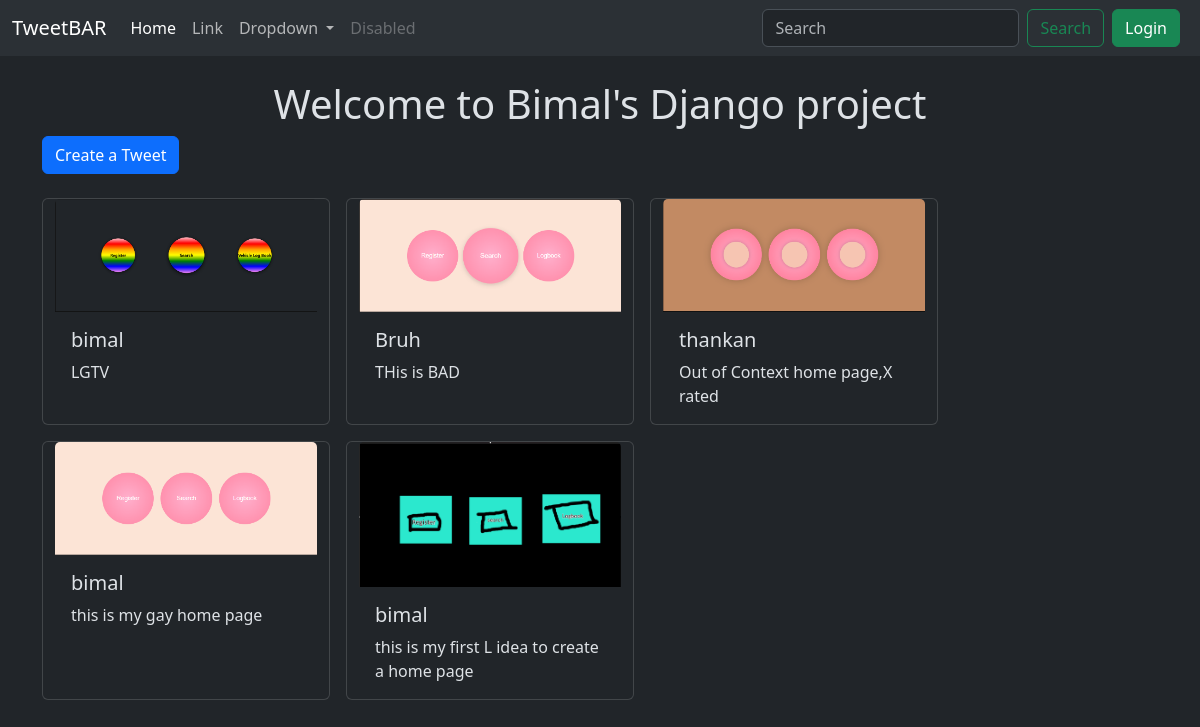
Screenshot of /tweet/ with the database file from the repository.
### tweet/models.py (models this page shows, shortened)
class Tweet(models.Model):
    user=models.ForeignKey(User,on_delete=models.CASCADE)
    text=models.TextField(max_length=240)
    photo=models.ImageField(upload_to="photos/",blank=True,null=True)
    created_at=models.DateTimeField(auto_now_add=True)
    updated_at=models.DateTimeField(auto_now=True)

### tweet/views.py (the view)
# urls.py: path('',views.tweet_list,name='tweet_list'),
def tweet_list(request):
    tweets=Tweet.objects.all().order_by('-created_at')
    return render(request,'tweet_list.html',{'tweets':tweets})

### tweet/templates/tweet_list.html (shortened to what this page needs)
{% extends "layout.html" %}
{% block content %}
<h1 class="text-center mt-4">Welcome to Bimal's Django project</h1>
<a class="btn btn-primary mb-4" href="{% url 'tweet_create' %}">Create a Tweet</a>
<div class="container row gap-3">
{% for tweet in tweets %}
    <div class="card" style="width: 18rem;">
        <img src="{{tweet.photo.url}}" class="card-img-top" alt="...">
        <div class="card-body">
        <h5 class="card-title">{{tweet.user.username}}</h5>
        <p class="card-text">{{ tweet.text }}</p>
        </div>
    </div>
    {% endfor %}
</div>
{% endblock %}

### rows the page displays
Tweet: photo (picture), user.username "bimal", text "LGTV"
Tweet: photo (picture), user.username "Bruh", text "THis is BAD"
Tweet: photo (picture), user.username "thankan", text "Out of Context home page,X rated"
Tweet: photo (picture), user.username "bimal", text "this is my gay home page"
Tweet: photo (picture), user.username "bimal", text "this is my first L idea to create a home page"
